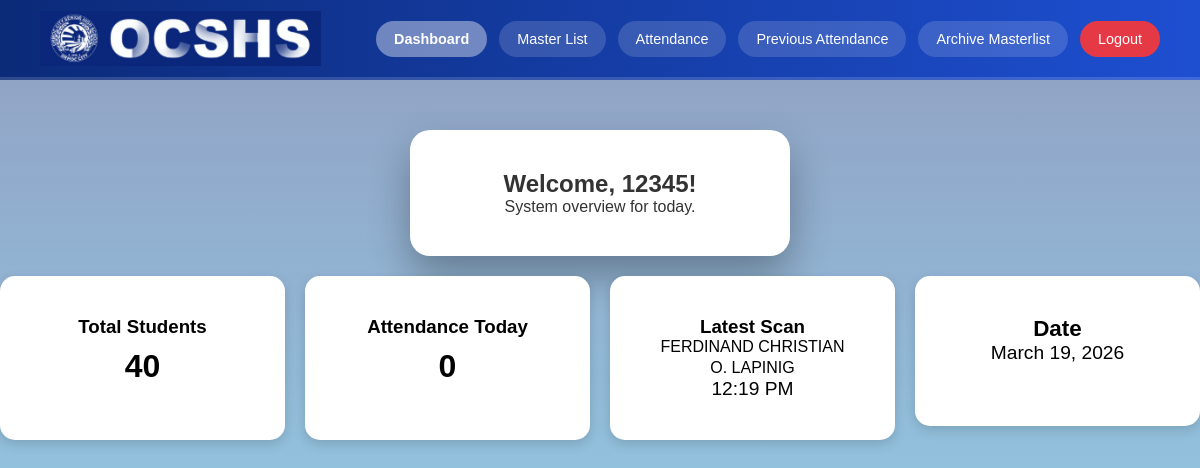
The page /dashboard.php (signed in) on the database as committed earlier.
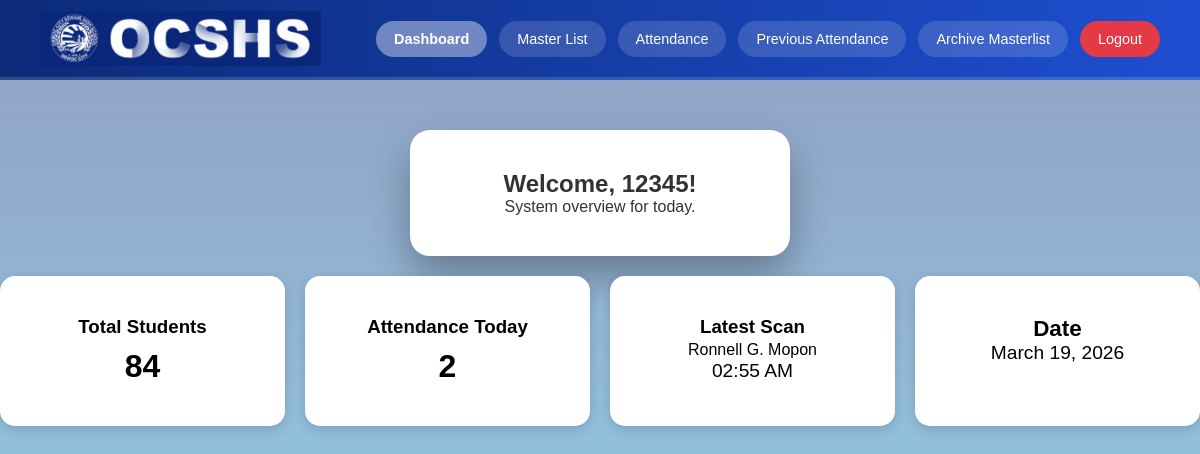
The same page on the database as committed later.
### tables this page shows
CREATE TABLE `attendance` (
  `id` int(11) NOT NULL,
  `lrn` varchar(50) DEFAULT NULL,
  `fullname` varchar(150) DEFAULT NULL,
  `gender` varchar(10) NOT NULL,
  `section` varchar(50) NOT NULL,
  `gradelvl` varchar(3) NOT NULL,
  `contact` varchar(20) NOT NULL,
  `date_logged` date DEFAULT NULL,
  `time_logged` time DEFAULT NULL,
  `is_notif` varchar(1) NOT NULL DEFAULT 'N',
  `created_at` timestamp NOT NULL DEFAULT current_timestamp()
);

### dashboard.php (the view, shortened to what this page needs)
<?php
require "config.php";
$studentsRow = mysqli_fetch_assoc(
    mysqli_query($conn, "SELECT COUNT(*) AS total FROM masterlist")
);
$totalStudents = $studentsRow['total'] ?? 0;
$today = date('Y-m-d');
$attendanceRow = mysqli_fetch_assoc(
    mysqli_query($conn, "SELECT COUNT(*) AS total FROM attendance WHERE date_logged='$today'")
);
$todayAttendance = $attendanceRow['total'] ?? 0;
$latestQuery = mysqli_query($conn,
    "SELECT fullname, time_logged
     FROM attendance
     ORDER BY id DESC
     LIMIT 1"
);
$latestRow = mysqli_fetch_assoc($latestQuery);
?>
<!DOCTYPE html>
<html lang="en">
<head>
<link rel="stylesheet" href="css/main.css">
</head>
<body>
<div class="header">
    <div class="header-left">
        <img src="images/logo.png" class="logo" alt="Logo">
    </div>
    <div class="nav">
        <a href="dashboard.php" class="active">Dashboard</a>
        <a href="masterlist.php">Master List</a>
        <a href="attendance_scanner.php">Attendance</a>
        <a href="attendance_history.php">Previous Attendance</a>
        <a href="archive_masterlist.php">Archive Masterlist</a>
        <a href="logout.php" class="logout">Logout</a>
    </div>
</div>
<div class="container">
    <div class="card">
        <h2>Welcome, <?= htmlspecialchars($_SESSION['username']) ?>!</h2>
        <p>System overview for today.</p>
    </div>
    <div class="dashboard-grid">
        <div class="dashboard-card">
            <h3>Total Students</h3>
            <p class="dashboard-number"><?= $totalStudents ?></p>
        </div>
        <div class="dashboard-card">
            <h3>Attendance Today</h3>
            <p class="dashboard-number"><?= $todayAttendance ?></p>
        </div>
        <div class="dashboard-card">
            <h3>Latest Scan</h3>
            <p>
                <?= $latestRow
                    ? htmlspecialchars($latestRow['fullname']) . "<big><br>" .
                      date("h:i A", strtotime($latestRow['time_logged'])) . "</small>"
                    : "No scans yet"
                ?>
            </p>
        </div>
        <div class="dashboard-card">
            <h3>Date</h3>
            <p><?= date("F d, Y") ?></p><br>
        </div>
    </div>
</div>
</body>
</html>

Rows that differ between the two databases and show on the page:
removed attendance: fullname "FERDINAND CHRISTIAN O. LAPINIG", time_logged "12:19 PM"
added attendance: fullname "Ronnell G. Mopon", time_logged "02:55 AM"
Other text that changed with them:
$totalStudents: "40" → "84"
$todayAttendance: "0" → "2"
